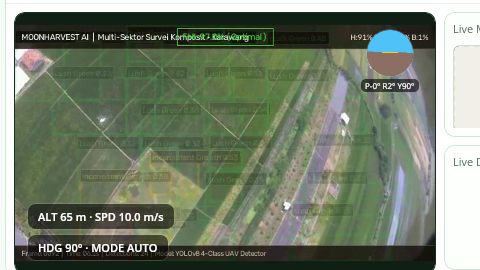
#> input picture imagegambar.png, 480 x 270 px; its folder holds only this picture in this run
$ python -i moonharvest_core.py   (imports and definitions only)
#> lines starting #> are read from the running program, lines starting #| are printed output that depends on the picture; after the words box and inside, x2 and y2 are one past the last pixel; in counts of white or black regions, pixels touching at a corner belong together
### moonharvest_security.py
#!/usr/bin/env python3
"""
MoonHarvest Security & Licensing Core
=====================================
Menyediakan proteksi menyeluruh untuk MoonHarvest:
1. Hardware Fingerprinting (HWID) lintas platform (Linux, Win, Raspberry Pi).
2. Remote Master Switch (Kendali jarak jauh dari cloud / URL / GitHub Gist).
3. Dead-Man's Switch (Offline lease timer untuk mencegah bypass offline).
4. Enkripsi & Dekripsi Model AI di memori RAM (AES-256-GCM).
5. Fail-Fast Enforcement yang mematikan program jika lisensi tidak sah / dikunci.
"""

import os
import sys
import json
import time
import hmac
import hashlib
import platform
import base64
import urllib.request
import urllib.error
from pathlib import Path
from datetime import datetime, timezone

# ── Konfigurasi Default ────────────────────────────────────────────────────────
DEFAULT_CONFIG_PATH = Path(__file__).resolve().parent / "moonharvest_security.json"
STORAGE_DIR = Path.home() / ".moonharvest"
LEASE_FILE = STORAGE_DIR / "lease.v1"
DEFAULT_LEASE_HOURS = 48  # Maksimal boleh offline 48 jam sebelum wajib konek lagi

# Default fallback remote URL (Tertanam permanen di dalam binary program)
DEFAULT_REMOTE_URL = os.environ.get(
    "MOONHARVEST_LOCK_URL",
    "https://gist.githubusercontent.com/FawwazFA/fc07275e43ed0c1730f63807e163ae1b/raw/moonharvest_lock.json"
)

# Kunci salt internal untuk enkripsi lease lokal
_INTERNAL_SALT = b"MoonHarvest-DefisitAir-Padi-2026-SecretSalt"


def get_hardware_id() -> str:
    """
    Menghasilkan Hardware ID unik berbasis CPU, Motherboard, dan Machine-ID.
    Konsisten pada Linux, Windows, dan Raspberry Pi.
    """
    components = []

    # 1. Platform & Node
    components.append(platform.system())
    components.append(platform.machine())

    # 2. Linux / Raspberry Pi machine-id
    machine_id_paths = [
        Path("/etc/machine-id"),
        Path("/var/lib/dbus/machine-id"),
        Path("/sys/class/dmi/id/product_uuid"),
    ]
    for p in machine_id_paths:
        try:
            if p.exists():
                text = p.read_text().strip()
                if text:
                    components.append(text)
                    break
        except Exception:
            pass

    # 3. MAC address fallback / supplement
    try:
        import uuid
        node = uuid.getnode()
        components.append(f"{node:012x}")
    except Exception:
        pass

    # 4. Username & Hostname
    components.append(os.environ.get("USER", os.environ.get("USERNAME", "default_user")))
    components.append(platform.node())

    raw_id = "|".join(components)
    digest = hashlib.sha256(raw_id.encode("utf-8")).hexdigest()
    # Format agar mudah dibaca: HWID-XXXX-XXXX-XXXX-XXXX
    return f"HWID-{digest[:4].upper()}-{digest[4:8].upper()}-{digest[8:12].upper()}-{digest[12:16].upper()}"


def load_security_config() -> dict:
    """Membaca konfigurasi keamanan lokal jika ada."""
    config = {
        "remote_switch_url": DEFAULT_REMOTE_URL,
        "offline_lease_hours": DEFAULT_LEASE_HOURS,
        "license_key": "MH-COMMUNITY-EVAL",
        "allow_emergency_offline": True,
    }

    if DEFAULT_CONFIG_PATH.exists():
        try:
            with open(DEFAULT_CONFIG_PATH, "r", encoding="utf-8") as f:
                loaded = json.load(f)
                config.update(loaded)
        except Exception as e:
            sys.stderr.write(f"[Security] Gagal membaca konfigurasi: {e}\n")

    # Override dari environment variable jika ada
    if "MOONHARVEST_LOCK_URL" in os.environ:
        config["remote_switch_url"] = os.environ["MOONHARVEST_LOCK_URL"]
    if "MOONHARVEST_LICENSE_KEY" in os.environ:
        config["license_key"] = os.environ["MOONHARVEST_LICENSE_KEY"]

    return config


def _derive_lease_key(hwid: str) -> bytes:
    """Menurunkan kunci HMAC 256-bit dari HWID dan Salt internal."""
    return hashlib.pbkdf2_hmac("sha256", hwid.encode("utf-8"), _INTERNAL_SALT, 10000)


# [59 lines left out: functions save_offline_lease, check_offline_lease, not called in this run]


def check_remote_switch(url: str, hwid: str, license_key: str, timeout: int = 4) -> tuple[bool, str, dict | None]:
    """
    Menghubungi endpoint remote switch (Saklar Jarak Jauh).
    Mendukung URL https://, http://, atau file:// (untuk pengujian lokal).
    Mengembalikan: (is_allowed, reason_message, raw_data)
    """
    if not url:
        return False, "URL remote switch belum dikonfigurasi.", None

    try:
        # Dukungan pengujian lokal (file:// atau path langsung)
        if url.startswith("file://") or (Path(url).is_file() and not url.startswith("http")):
            local_path = Path(url.replace("file://", ""))
            if not local_path.exists():
                return False, f"File switch lokal tidak ditemukan: {local_path}", None
            body = local_path.read_text(encoding="utf-8")
        elif url.startswith(("http://", "https://")):
            # Tambahkan cache-buster agar respons selalu real-time tanpa delay CDN
            sep = "&" if "?" in url else "?"
            live_url = f"{url}{sep}_t={int(time.time())}"
            headers = {
                "User-Agent": f"MoonHarvest-Security/1.0 ({platform.system()}; HWID={hwid})",
                "X-Hardware-ID": hwid,
                "X-License-Key": license_key
            }
            req = urllib.request.Request(live_url, headers=headers)
            with urllib.request.urlopen(req, timeout=timeout) as response:
                if response.status != 200:
                    return False, f"Server lisensi mengembalikan status HTTP {response.status}", None
                body = response.read().decode("utf-8")
        else:
            return False, f"Format URL remote switch tidak dikenali: {url}", None

        data = json.loads(body)

        # 1. Cek Saklar Global Master (Kill-Switch)
        if data.get("global_lock", False) is True:
            msg = data.get("lock_message", "Sistem telah dikunci secara global oleh pemilik program.")
            return False, f"[TERKUNCI] {msg}", data

        # 2. Cek Tanggal Kedaluwarsa Global
        valid_until = data.get("valid_until")
        if valid_until:
            try:
                exp_dt = datetime.fromisoformat(valid_until).replace(tzinfo=timezone.utc)
                now_dt = datetime.now(timezone.utc)
                if now_dt > exp_dt:
                    return False, f"[KEDALUWARSA] Masa berlaku sistem telah berakhir pada {valid_until}", data
            except Exception:
                pass

        # 3. Cek Kunci Lisensi Paket Spesifik (Jika Ada)
        licenses = data.get("licenses", {})
        if licenses and license_key in licenses:
            lic_info = licenses[license_key]
            lic_status = lic_info.get("status", "ACTIVE").upper()
            if lic_status != "ACTIVE":
                return False, f"[LISENSI DICABUT] Kunci lisensi '{license_key}' ({lic_info.get('holder', '')}) berstatus {lic_status}. Akses dinonaktifkan oleh pemilik.", data

            lic_exp = lic_info.get("valid_until")
            if lic_exp:
                try:
                    exp_dt = datetime.fromisoformat(lic_exp).replace(tzinfo=timezone.utc)
                    if datetime.now(timezone.utc) > exp_dt:
                        return False, f"[LISENSI HABIS] Kunci lisensi '{license_key}' telah kedaluwarsa pada {lic_exp}.", data
                except Exception:
                    pass

        # 4. Cek Tabel Multi-Device Granular (Per-Device Status & Expiry)
        devices = data.get("devices", {})
        if devices:
            if hwid in devices:
                dev = devices[hwid]
                dev_name = dev.get("name", hwid)
                dev_status = dev.get("status", "ACTIVE").upper()

                if dev_status != "ACTIVE":
                    return False, f"[LISENSI DICABUT] Perangkat '{dev_name}' ({hwid}) berstatus {dev_status}. Akses dinonaktifkan oleh pemilik.", data

                dev_exp = dev.get("valid_until")
                if dev_exp:
                    try:
                        exp_dt = datetime.fromisoformat(dev_exp).replace(tzinfo=timezone.utc)
                        if datetime.now(timezone.utc) > exp_dt:
                            return False, f"[LISENSI HABIS] Lisensi perangkat '{dev_name}' telah kedaluwarsa pada {dev_exp}.", data
                    except Exception:
                        pass

                return True, f"Perangkat '{dev_name}' terverifikasi aktif.", data
            else:
                # Perangkat tidak terdaftar di tabel devices
                authorized_hwids = data.get("authorized_hardware", [])
                if "*" not in authorized_hwids:
                    return False, f"[PERANGKAT BELUM TERDAFTAR] Hardware ID ({hwid}) belum diaktivasi oleh pemilik sistem. Salin ID ini dan kirimkan ke admin.", data

        # 5. Cek Whitelist Hardware Global (fallback)
        authorized_hwids = data.get("authorized_hardware", ["*"])
        if "*" not in authorized_hwids and hwid not in authorized_hwids:
            return False, f"[TIDAK DIIZINKAN] Perangkat ({hwid}) tidak terdaftar dalam lisensi sah.", data

        return True, "Lisensi valid dan terverifikasi secara online.", data

    except (urllib.error.URLError, urllib.error.HTTPError, TimeoutError, OSError) as e:
        return False, f"Tidak dapat menghubungi server lisensi: {e}", None
    except json.JSONDecodeError:
        return False, "Format respons server lisensi bukan JSON yang valid.", None


def verify_system_access() -> tuple[bool, str]:
    """
    Fungsi Utama Verifikasi Akses Sistem MoonHarvest:
    1. Cek remote switch secara online.
    2. Jika online sukses -> simpan offline lease -> izinkan.
    3. Jika offline/gagal koneksi -> cek offline lease -> izinkan jika masih dalam masa sewa.
    4. Jika saklar menyatakan LOCKED -> tolak mutlak & hapus lease lokal!
    """
    hwid = get_hardware_id()
    cfg = load_security_config()
    remote_url = cfg.get("remote_switch_url", "")
    lic_key = cfg.get("license_key", "")
    lease_hours = cfg.get("offline_lease_hours", DEFAULT_LEASE_HOURS)

    # 1. Percobaan Verifikasi Online
    online_ok, online_msg, remote_data = check_remote_switch(remote_url, hwid, lic_key, timeout=3)

    if online_ok:
        # Sukses online -> perbarui sewa lokal
        save_offline_lease(hwid, lease_hours, online_msg)
        return True, f"Online OK: {online_msg}"

    # Jika remote menyatakan secara eksplisit bahwa program TERKUNCI (bukan karena koneksi gagal)
    if remote_data is not None and (remote_data.get("global_lock") is True or "TERKUNCI" in online_msg or "DICABUT" in online_msg):
        # Hapus lease lokal seketika agar tidak bisa dipakai lagi lewat offline!
        if LEASE_FILE.exists():
            try:
                LEASE_FILE.unlink()
            except Exception:
                pass
        return False, online_msg

    # 2. Jika koneksi gagal (misal tidak ada internet di sawah / lapangan)
    if cfg.get("allow_emergency_offline", True):
        offline_ok, offline_msg = check_offline_lease(hwid)
        if offline_ok:
            return True, f"Offline Fallback OK: {offline_msg}"
        else:
            return False, f"Akses Gagal ({online_msg}). {offline_msg}"

    return False, f"Akses Ditolak: {online_msg}"


def enforce_security(exit_on_failure: bool = True) -> bool:
    """
    Eksekusi pemeriksaan lisensi.
    Jika gagal: menampilkan pesan error MoonHarvest JSON protocol dan mematikan proses.
    """
    is_allowed, reason = verify_system_access()
    if is_allowed:
        # Mengirim log info via stderr / stdout format MoonHarvest
        sys.stderr.write(f"[MoonHarvest Security] Verifikasi Berhasil: {reason}\n")
        sys.stderr.flush()
        return True

    # Jika akses ditolak / terkunci
    error_payload = {
        "type": "error",
        "data": f"AKSES DITOLAK: {reason}"
    }
    print(json.dumps(error_payload), flush=True)
    sys.stderr.write(f"\n======================================================\n")
    sys.stderr.write(f"[CRITICAL SECURITY LOCKOUT]\n")
    sys.stderr.write(f"Pesan: {reason}\n")
    sys.stderr.write(f"Hardware ID: {get_hardware_id()}\n")
    sys.stderr.write(f"Waktu: {datetime.now().strftime('%Y-%m-%d %H:%M:%S')}\n")
    sys.stderr.write(f"======================================================\n\n")
    sys.stderr.flush()

    if exit_on_failure:
        sys.exit(403)

    return False


# ── Utilitas Enkripsi Model AI (AES-256-GCM) ──────────────────────────────────
class ModelCrypto:
    """
    Utilitas enkripsi dan dekripsi model AI (ONNX / PyTorch .pt)
    Model didekripsi langsung ke memori (RAM) tanpa pernah menulis file mentah ke disk.
    """

    # [49 lines left out: functions _get_cipher_key, encrypt_model_file, decrypt_model_to_memory, not called in this run]


# [14 lines that do not run on import are left out]

### moonharvest_core.py
#!/usr/bin/env python3
"""
MoonHarvest Proprietary Vision & Licensing Core
===============================================
PERINGATAN HAK CIPTA:
Modul ini berisi proprietary computer vision pipeline, agronomy logic,
dan sistem lisensi hak cipta MoonHarvest.

Modul ini dikompilasi menjadi library biner mesin C (moonharvest_core.so / .pyd)
sehingga kode sumber dan algoritma terlindungi dari dekompilasi.
"""

from __future__ import annotations

import os
import sys
import time
import json
from pathlib import Path
from typing import Any, Dict, List, Tuple

import cv2
import numpy as np

# Import modul keamanan terpadu
from moonharvest_security import (
    enforce_security,
    verify_system_access,
    get_hardware_id,
    ModelCrypto
)

# ── Konfigurasi Agronomi & Klasifikasi Sawah 15 Hari ───────────────────────────
DEFAULT_COLORS = {
    "Lush Green":              ( 50, 210,  50),
    "Inconsistent Growth":     (  0, 200, 255),
    "Drought / Severe Stress": (  0,  90, 255),
    "Bare Soil / Gap":         (140, 140, 140),
}

DEFAULT_SEVERITY = {
    "Lush Green":              0.00,
    "Inconsistent Growth":     0.23,
    "Drought / Severe Stress": 0.80,
    "Bare Soil / Gap":         0.10,
}

DEFAULT_HSV_CFG = {
    "wb":              True,
    "clahe_clip":      2.0,
    "clahe_grid":      8,
    "shadow_v_max":    35,
    "exg_veg_thr":     0.004,
    "exg_healthy_min": 0.028,
    "lush":    {"h": [30, 90], "s_lo": 25, "v_lo": 50, "exg_min": 0.028},
    "stress":  {"h": [12, 105], "s_lo":  8, "s_hi": 80, "v_lo": 42, "exg_lo": 0.000, "exg_hi": 0.040},
    "drought": {"h": [ 0,  18], "s_lo": 18, "s_hi": 60, "v_lo": 120, "exg_hi": 0.003, "exg_remap_thr": 0.006},
    "soil":    {"s_hi": 15, "v_lo": 75, "exg_hi": 0.008},
    "min_area_frac":   0.003,
    "max_area_frac":   0.06,
    "morph_k":         5,
    "ema_alpha":       0.30,
}


def compute_exg_index(bgr: np.ndarray) -> np.ndarray:
    """Menghitung Excess Green Vegetation Index (2G - R - B) / (R + G + B + eps)."""
    b = bgr[:, :, 0].astype(np.float32)
    g = bgr[:, :, 1].astype(np.float32)
    r = bgr[:, :, 2].astype(np.float32)
    denom = r + g + b + 1e-6
    return (2.0 * g - r - b) / denom


def apply_white_balance_and_clahe(bgr: np.ndarray, clip_limit: float = 2.0, grid_size: int = 8) -> np.ndarray:
    """Normalisasi pencahayaan kanopi sawah dengan White Balance dan CLAHE."""
    # Gray world white balance
    avg_b = np.mean(bgr[:, :, 0]) + 1e-5
    avg_g = np.mean(bgr[:, :, 1]) + 1e-5
    avg_r = np.mean(bgr[:, :, 2]) + 1e-5
    avg_gray = (avg_b + avg_g + avg_r) / 3.0

    b = np.clip(bgr[:, :, 0] * (avg_gray / avg_b), 0, 255).astype(np.uint8)
    g = np.clip(bgr[:, :, 1] * (avg_gray / avg_g), 0, 255).astype(np.uint8)
    r = np.clip(bgr[:, :, 2] * (avg_gray / avg_r), 0, 255).astype(np.uint8)
    balanced = cv2.merge([b, g, r])

    # CLAHE pada channel Luminance (LAB)
    lab = cv2.cvtColor(balanced, cv2.COLOR_BGR2LAB)
    clahe = cv2.createCLAHE(clipLimit=clip_limit, tileGridSize=(grid_size, grid_size))
    lab[:, :, 0] = clahe.apply(lab[:, :, 0])
    return cv2.cvtColor(lab, cv2.COLOR_LAB2BGR)


def compute_field_health_index(class_counts: Dict[str, int]) -> float:
    """
    Menghitung skor FHI (Field Health Index) agronomis tanaman padi (0 - 100%).
    FHI = 100 - (Sigma(Count_i * Severity_i) / Total * 100)
    """
    total = sum(class_counts.values())
    if total == 0:
        return 100.0

    penalty = sum(class_counts.get(cls_name, 0) * DEFAULT_SEVERITY.get(cls_name, 0.0) for cls_name in class_counts)
    fhi = 100.0 * (1.0 - (penalty / total))
    return float(np.clip(fhi, 0.0, 100.0))


class HarvestVisionEngine:
    """
    Engine Analisis Kesehatan Tanaman MoonHarvest.
    Klien memanggil kelas ini dari kode Python terbuka mereka.
    """

    def __init__(self, config: Dict[str, Any] | None = None, auto_enforce_license: bool = True):
        # 1. Pengecekan Keamanan dan Lisensi Mandatori
        if auto_enforce_license:
            enforce_security(exit_on_failure=True)

        self.config = DEFAULT_HSV_CFG.copy()
        if config:
            self.config.update(config)

        self.colors = DEFAULT_COLORS
        self.frame_index = 0
        self.last_fhi = 100.0

    def analyze_frame(self, frame: np.ndarray) -> Dict[str, Any]:
        """
        Analisis satu frame gambar UAV:
        1. Preprocessing (WB + CLAHE)
        2. Ekstraksi ExG dan segmentasi HSV Multi-Zona
        3. Deteksi wilayah terdampak & FHI
        """
        # Periodic security heartbeat setiap 100 frame
        self.frame_index += 1
        if self.frame_index % 100 == 0:
            is_ok, reason = verify_system_access()
            if not is_ok:
                raise PermissionError(f"[MoonHarvest Lockout] Sesi dihentikan: {reason}")

        h, w = frame.shape[:2]
        processed_bgr = apply_white_balance_and_clahe(
            frame,
            clip_limit=self.config.get("clahe_clip", 2.0),
            grid_size=self.config.get("clahe_grid", 8)
        )
        hsv = cv2.cvtColor(processed_bgr, cv2.COLOR_BGR2HSV)
        exg = compute_exg_index(processed_bgr)

        H, S, V = hsv[:, :, 0], hsv[:, :, 1], hsv[:, :, 2]
        shadow = V < self.config.get("shadow_v_max", 35)

        # Segmentasi Zona Agronomi
        c = self.config["lush"]
        lush_mask = ((H >= c["h"][0]) & (H <= c["h"][1]) & (S >= c["s_lo"]) &
                     (V >= c["v_lo"]) & (exg >= c["exg_min"]) & ~shadow)

        c = self.config["stress"]
        stress_mask = ((H >= c["h"][0]) & (H <= c["h"][1]) & (S >= c["s_lo"]) & (S <= c["s_hi"]) &
                       (V >= c["v_lo"]) & (exg >= c["exg_lo"]) & (exg < c["exg_hi"]) &
                       ~lush_mask & ~shadow)

        c = self.config["drought"]
        drought_mask = ((H >= c["h"][0]) & (H <= c["h"][1]) & (S >= c["s_lo"]) & (S <= c["s_hi"]) &
                        (V >= c["v_lo"]) & (exg < c["exg_hi"]) & ~lush_mask & ~stress_mask & ~shadow)

        c = self.config["soil"]
        soil_mask = ((S <= c["s_hi"]) & (V >= c["v_lo"]) & (exg < c["exg_hi"]) &
                     ~lush_mask & ~stress_mask & ~drought_mask & ~shadow)

        # Hitung statistik area
        counts = {
            "Lush Green": int(np.sum(lush_mask)),
            "Inconsistent Growth": int(np.sum(stress_mask)),
            "Drought / Severe Stress": int(np.sum(drought_mask)),
            "Bare Soil / Gap": int(np.sum(soil_mask)),
        }

        fhi = compute_field_health_index(counts)
        self.last_fhi = fhi

        return {
            "frame_index": self.frame_index,
            "fhi": fhi,
            "counts": counts,
            "status": "Healthy" if fhi >= 75 else ("Warning" if fhi >= 50 else "Critical"),
            "hardware_id": get_hardware_id()
        }

    # [17 lines left out: function annotate_frame, not called in this run]

>>> import cv2
>>> picture = cv2.imread('imagegambar.png')
#> picture is the input picture: shape (270, 480, 3); mean B, G, R 109, 127.7, 117
>>> result = HarvestVisionEngine().analyze_frame(picture)
#> (reads moonharvest_security.json from the repository)
#> (the call stopped at in check_remote_switch, `with urllib.request.urlopen(req, timeout=timeout) as response:`: the network is not available in this run)
#> in apply_white_balance_and_clahe, `avg_b = np.mean(bgr[:, :, 0]) + 1e-5`: avg_b = 109
#> in apply_white_balance_and_clahe, `avg_g = np.mean(bgr[:, :, 1]) + 1e-5`: avg_g = 127.7
#> in apply_white_balance_and_clahe, `avg_r = np.mean(bgr[:, :, 2]) + 1e-5`: avg_r = 117
#> in apply_white_balance_and_clahe, `avg_gray = (avg_b + avg_g + avg_r) / 3.0`: avg_gray = 117.9
#> in compute_exg_index, `return (2.0 * g - r - b) / denom`:
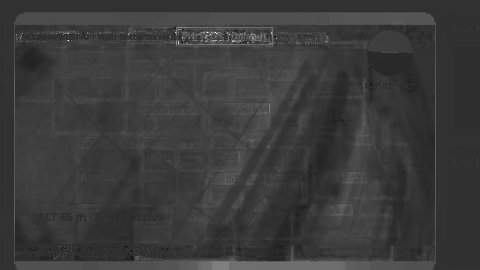
#> returned value: shape (270, 480) float32; min -0.538, max 2, mean 0.0545; drawn with min black and max white
#> in analyze_frame, `H, S, V = hsv[:, :, 0], hsv[:, :, 1], hsv[:, :, 2]`:
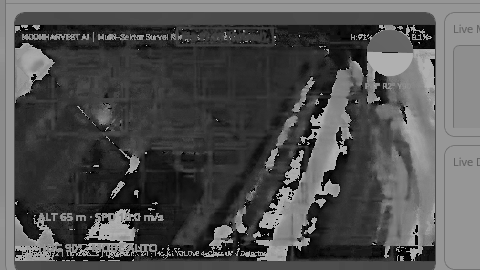
#> H: shape (270, 480); min 0, max 179, mean 80.1
#> in analyze_frame, `H, S, V = hsv[:, :, 0], hsv[:, :, 1], hsv[:, :, 2]`:
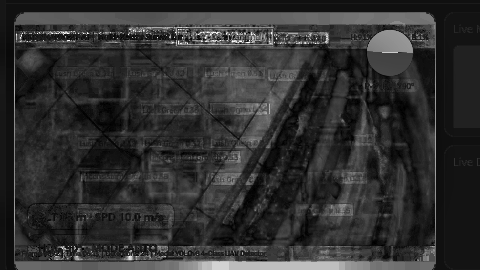
#> S: shape (270, 480); min 0, max 255, mean 47.5
#> in analyze_frame, `H, S, V = hsv[:, :, 0], hsv[:, :, 1], hsv[:, :, 2]`:
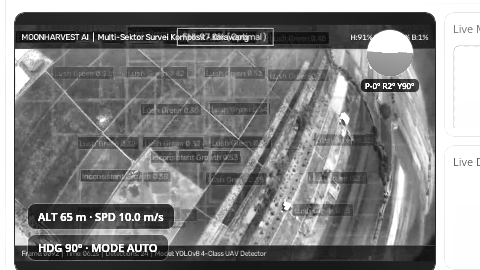
#> V: shape (270, 480); min 6, max 255, mean 131.9
#> in analyze_frame, `shadow = V < self.config.get("shadow_v_max", 35)`:
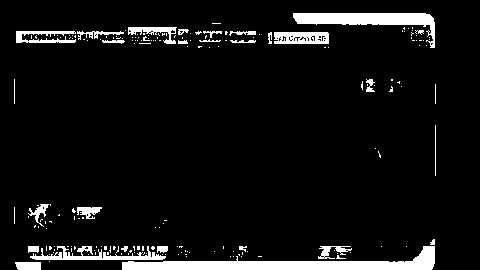
#> shadow: shape (270, 480) bool; 7% white; 189 white regions (160 under 20 px), largest, box (x1, y1, x2, y2) and area: (122, 246, 435, 270) 3010, (293, 13, 435, 48) 1717, (30, 246, 166, 260) 798
#> in analyze_frame, `lush_mask = ((H >= c["h"][0]) & (H <= c["h"][1]) & (S >= c["s_lo"]) & ..`:
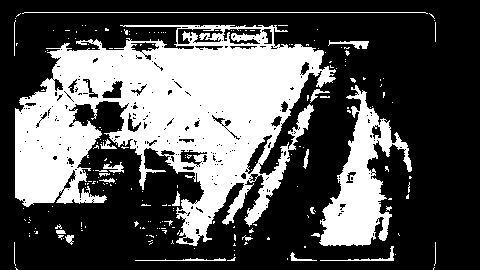
#> lush_mask: shape (270, 480) bool; 33.8% white; 211 white regions (188 under 20 px), largest, box (x1, y1, x2, y2) and area: (15, 25, 336, 246) 35552, (319, 85, 412, 246) 5901, (22, 12, 428, 14) 406
#> in analyze_frame, `soil_mask = ((S <= c["s_hi"]) & (V >= c["v_lo"]) & (exg < c["exg_hi"])..`:
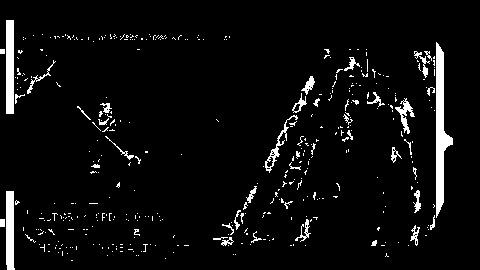
#> soil_mask: shape (270, 480) bool; 5% white; 404 white regions (359 under 20 px), largest, box (x1, y1, x2, y2) and area: (436, 42, 453, 218) 1418, (6, 20, 14, 114) 752, (6, 191, 15, 270) 629
#> in analyze_frame, `counts = { "Lush Green": int(np.sum(lush_mask)), "Inconsistent Growth"..`: counts = {'Lush Green': 43841, 'Inconsistent Growth': 12255, 'Drought / Severe Stress': 1882, 'Bare Soil / Gap': 6465}
#> in compute_field_health_index, `total = sum(class_counts.values())`: total = 64443
#> in compute_field_health_index, `penalty = sum(class_counts.get(cls_name, 0) * DEFAULT_SEVERITY.get(cls..`: penalty = 4970.8
#> in compute_field_health_index, `fhi = 100.0 * (1.0 - (penalty / total))`: fhi = 92.29
#> result = 5 items
